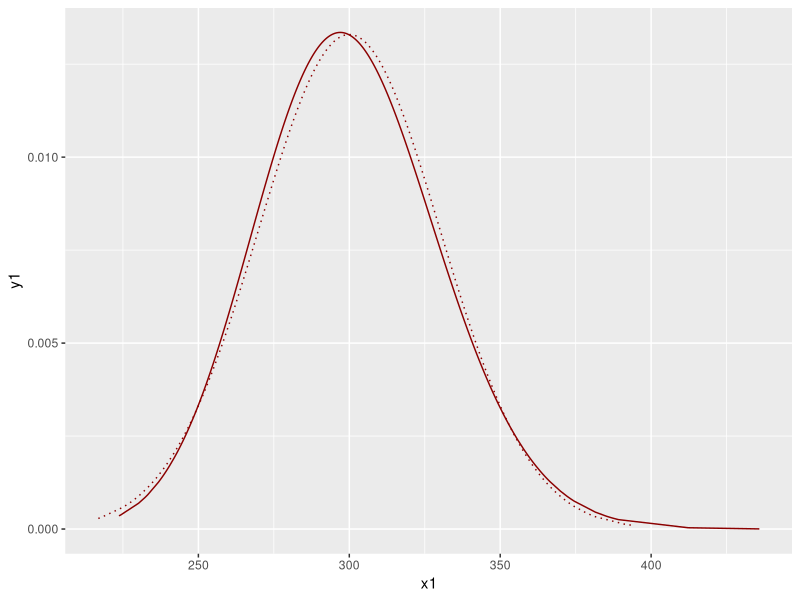
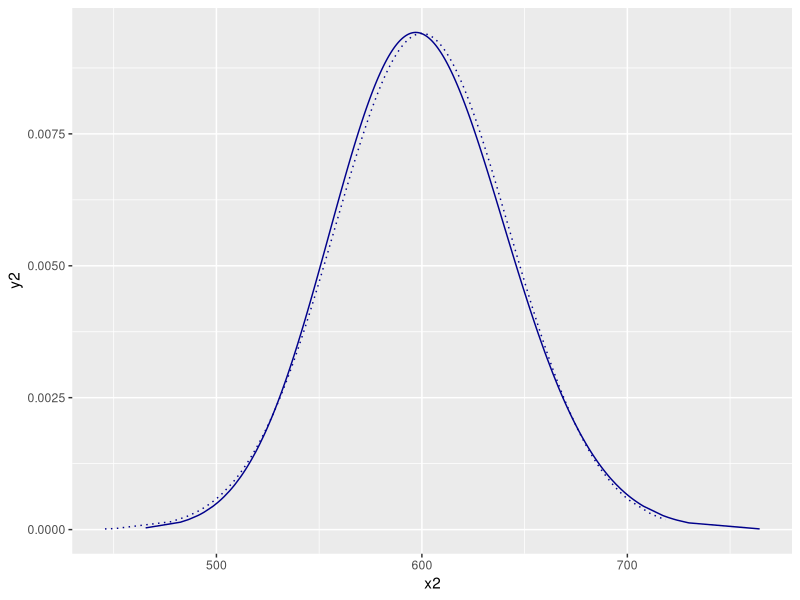
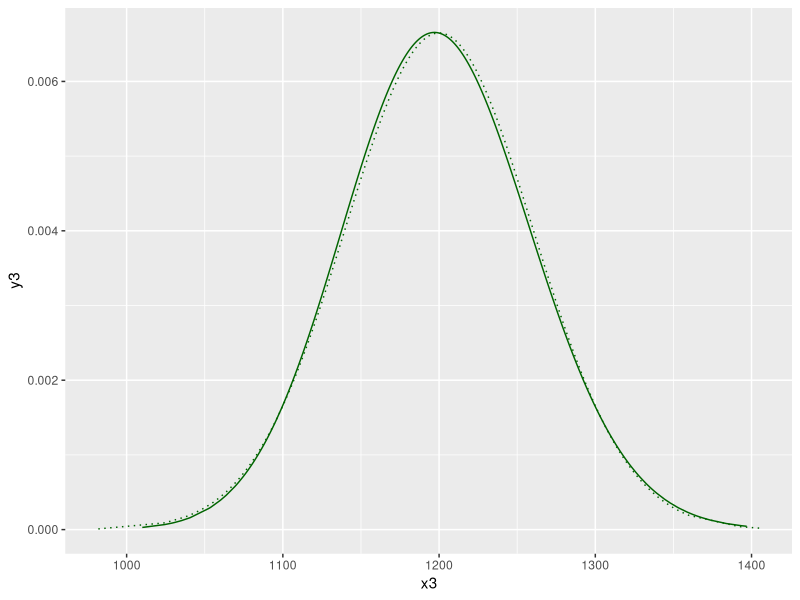

Here is the R script that generated these plots, in order:
## ---- chunk 1
knitr::opts_chunk$set(echo = TRUE)
## ---- chunk 2
n <- c(n1 = 50, n2 = 100, n3 = 200)
tvar <- 2
meritko <- 3

popis_rozdeleni <- round(c(stredni_hodnota = tvar*meritko, 
                           rozptyl = tvar*meritko^2, 
                           sikmost = 2/sqrt(tvar),
                           spicatost = 6/tvar), 3)
popis_rozdeleni
## ---- chunk 3
rozdeleni_uhrnu <- as.data.frame(matrix(nrow = 3, ncol = 8))

for(i in 1:3){
  rozdeleni_uhrnu[i,] <- round(c(stredni_hodnota = (n[i]*tvar)*meritko, 
                                 rozptyl = (n[i]*tvar)*meritko^2, 
                                 sikmost = 2/sqrt(n[i]*tvar),
                                 spicatost = 6/(n[i]*tvar),
                                 median = NA,
                                 modus = ((n[i]*tvar)-1)*meritko,
                                 dolni_kvartil = qgamma(0.25, shape = n[i]*tvar),
                                 horni_kvartil = qgamma(0.75, shape = n[i]*tvar)), 3)
}

rownames(rozdeleni_uhrnu) <- c("n = 50", "n = 100", "n = 200")
colnames(rozdeleni_uhrnu) <- c("stredni_hodnota", "rozptyl", "sikmost", "spicatost", "median", "modus", "dolni_kvartil", "horni_kvartil")

rozdeleni_uhrnu
## ---- chunk 4
p1 <- c(n1 = pgamma(rozdeleni_uhrnu[1,1], shape = n[1]*tvar, scale = meritko),
  n2 = pgamma(rozdeleni_uhrnu[2,1], shape = n[2]*tvar, scale = meritko),
  n3 = pgamma(rozdeleni_uhrnu[3,1], shape = n[3]*tvar, scale = meritko))
p1
## ---- chunk 5
p2 <- c(n1 = pgamma(rozdeleni_uhrnu[1,6], shape = n[1]*tvar, scale = meritko),
  n2 = pgamma(rozdeleni_uhrnu[2,6], shape = n[2]*tvar, scale = meritko),
  n3 = pgamma(rozdeleni_uhrnu[3,6], shape = n[3]*tvar, scale = meritko))
p2
## ---- chunk 6
p3 <- c(n1 = 1 - pgamma(rozdeleni_uhrnu[1,1] - 0.3*sqrt(rozdeleni_uhrnu[1,2]), shape = n[1]*tvar, scale = meritko) * pgamma(rozdeleni_uhrnu[1,1] + 0.3*sqrt(rozdeleni_uhrnu[1,2]), shape = n[1]*tvar, scale = meritko),
  n2 = 1 - pgamma(rozdeleni_uhrnu[2,1] - 0.3*sqrt(rozdeleni_uhrnu[2,2]), shape = n[2]*tvar, scale = meritko) * pgamma(rozdeleni_uhrnu[2,1] + 0.3*sqrt(rozdeleni_uhrnu[2,2]), shape = n[2]*tvar, scale = meritko),
  n3 = 1 - pgamma(rozdeleni_uhrnu[3,1] - 0.3*sqrt(rozdeleni_uhrnu[3,2]), shape = n[3]*tvar, scale = meritko) * pgamma(rozdeleni_uhrnu[3,1] + 0.3*sqrt(rozdeleni_uhrnu[3,2]), shape = n[3]*tvar, scale = meritko))
p3
## ---- chunk 7
rozdeleni_uhrnu_N <- as.data.frame(matrix(nrow = 3, ncol = 8))

for(i in 1:3){
  rozdeleni_uhrnu_N[i,] <- round(c(stredni_hodnota = (n[i]*tvar)*meritko, 
                                   rozptyl = (n[i]*tvar)*meritko^2, 
                                   sikmost = 0,
                                   spicatost = 0,
                                   median = (n[i]*tvar)*meritko,
                                   modus = (n[i]*tvar)*meritko,
                                   dolni_kvartil = qnorm(0.25, mean = (n[i]*tvar), sd = sqrt((n[i]*tvar)*meritko^2)),
                                   horni_kvartil = qnorm(0.75, mean = (n[i]*tvar), sd = sqrt((n[i]*tvar)*meritko^2))), 3)
}

rownames(rozdeleni_uhrnu_N) <- c("n = 50", "n = 100", "n = 200")
colnames(rozdeleni_uhrnu_N) <- c("stredni_hodnota", "rozptyl", "sikmost", "spicatost", "median", "modus", "dolni_kvartil", "horni_kvartil")

rozdeleni_uhrnu_N

## ---- chunk 8
p1_N <- c(n1 = pnorm(rozdeleni_uhrnu_N[1,1], mean = rozdeleni_uhrnu_N[1,1], sd = sqrt(rozdeleni_uhrnu_N[1,2])),
  n2 = pnorm(rozdeleni_uhrnu_N[2,1], mean = rozdeleni_uhrnu_N[2,1], sd = sqrt(rozdeleni_uhrnu_N[2,2])),
  n3 = pnorm(rozdeleni_uhrnu_N[3,1], mean = rozdeleni_uhrnu_N[3,1], sd = sqrt(rozdeleni_uhrnu_N[3,2])))
p1_N
## ---- chunk 9
p2_N <- c(n1 = pnorm(rozdeleni_uhrnu_N[1,6], mean = rozdeleni_uhrnu_N[1,1], sd = sqrt(rozdeleni_uhrnu_N[1,2])),
  n2 = pnorm(rozdeleni_uhrnu_N[2,6], mean = rozdeleni_uhrnu_N[2,1], sd = sqrt(rozdeleni_uhrnu_N[2,2])),
  n3 = pnorm(rozdeleni_uhrnu_N[3,6], mean = rozdeleni_uhrnu_N[3,1], sd = sqrt(rozdeleni_uhrnu_N[3,2])))
p2_N
## ---- chunk 10
p3_N <- c(n1 = 1 - pnorm(rozdeleni_uhrnu_N[1,1] - 0.3*sqrt(rozdeleni_uhrnu_N[1,2]), 
                mean = rozdeleni_uhrnu_N[1,1],
                sd = sqrt(rozdeleni_uhrnu_N[1,2])) *
          pnorm(rozdeleni_uhrnu_N[1,1] + 0.3*sqrt(rozdeleni_uhrnu_N[1,2]), 
                mean = rozdeleni_uhrnu_N[1,1],
                sd = sqrt(rozdeleni_uhrnu_N[1,2])),
  n2 = 1 - pnorm(rozdeleni_uhrnu_N[2,1] - 0.3*sqrt(rozdeleni_uhrnu_N[2,2]), 
                mean = rozdeleni_uhrnu_N[2,1],
                sd = sqrt(rozdeleni_uhrnu_N[2,2])) *
          pnorm(rozdeleni_uhrnu_N[2,1] + 0.3*sqrt(rozdeleni_uhrnu_N[2,2]), 
                mean = rozdeleni_uhrnu_N[2,1],
                sd = sqrt(rozdeleni_uhrnu_N[2,2])),
  n3 = 1 - pnorm(rozdeleni_uhrnu_N[3,1] - 0.3*sqrt(rozdeleni_uhrnu_N[3,2]), 
                mean = rozdeleni_uhrnu_N[3,1],
                sd = sqrt(rozdeleni_uhrnu_N[3,2])) *
          pnorm(rozdeleni_uhrnu_N[3,1] + 0.3*sqrt(rozdeleni_uhrnu_N[3,2]), 
                mean = rozdeleni_uhrnu_N[3,1],
                sd = sqrt(rozdeleni_uhrnu_N[3,2])))
p3_N
## ---- chunk 11
cbind(cbind(p1, p1_N), cbind(p2, p2_N), cbind(p3, p3_N))
## ---- chunk 12
library(ggplot2)

x1 <- rgamma(1000, shape = n[1]*tvar, scale = meritko)
x1_N <- rnorm(1000, mean = rozdeleni_uhrnu_N[1,1], sd = sqrt(rozdeleni_uhrnu_N[1,2]))

x2 <- rgamma(1000, shape = n[2]*tvar, scale = meritko)
x2_N <- rnorm(1000, mean = rozdeleni_uhrnu_N[2,1], sd = sqrt(rozdeleni_uhrnu_N[2,2]))

x3 <- rgamma(1000, shape = n[3]*tvar, scale = meritko)
x3_N <- rnorm(1000, mean = rozdeleni_uhrnu_N[3,1], sd = sqrt(rozdeleni_uhrnu_N[3,2]))

data <- as.data.frame(matrix(nrow = 1000, ncol = 0)) 
data$x1 <- sort(x1)
data$y1 <- dgamma(data$x1 , shape = n[1]*tvar, scale = meritko)
data$x1_N <- sort(x1_N)
data$y1_N <- dnorm(data$x1_N, mean = rozdeleni_uhrnu_N[1,1], sd = sqrt(rozdeleni_uhrnu_N[1,2]))

data$x2 <- sort(x2)
data$y2 <- dgamma(data$x2 , shape = n[2]*tvar, scale = meritko)
data$x2_N <- sort(x2_N)
data$y2_N <- dnorm(data$x2_N, mean = rozdeleni_uhrnu_N[2,1], sd = sqrt(rozdeleni_uhrnu_N[2,2]))

data$x3 <- sort(x3)
data$y3 <- dgamma(data$x3 , shape = n[3]*tvar, scale = meritko)
data$x3_N <- sort(x3_N)
data$y3_N <- dnorm(data$x3_N, mean = rozdeleni_uhrnu_N[3,1], sd = sqrt(rozdeleni_uhrnu_N[3,2]))

p <- ggplot(data)

p + 
  geom_line(aes(x = x1, y = y1), color = "darkred") +
  geom_line(aes(x = x1_N, y = y1_N), color = "darkred", linetype="dotted")

p + 
  geom_line(aes(x = x2, y = y2), color = "darkblue") +
  geom_line(aes(x = x2_N, y = y2_N), color = "darkblue", linetype="dotted")

p + 
  geom_line(aes(x = x3, y = y3), color = "darkgreen") +
  geom_line(aes(x = x3_N, y = y3_N), color = "darkgreen", linetype="dotted")

